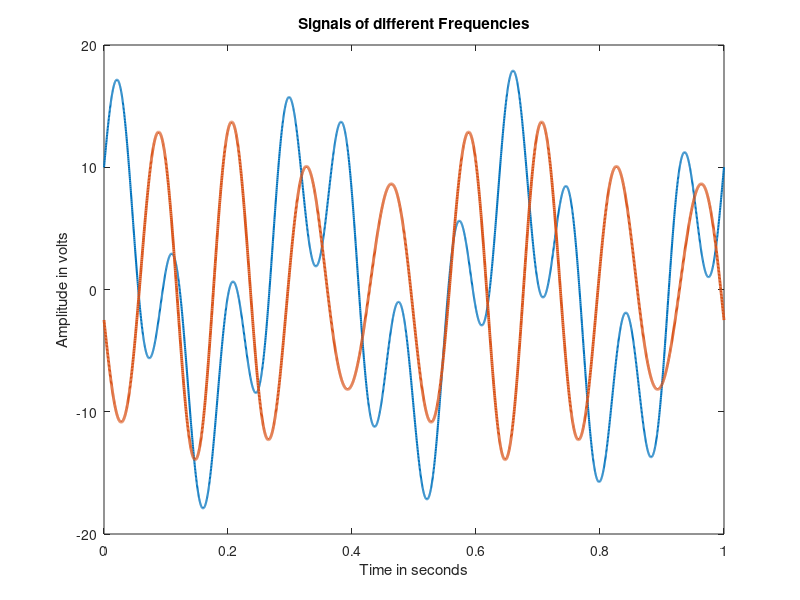

Recreate this plot in MATLAB.
A = 1;
B = 7;
C = 3;
D = 5;
E = 7;
F = 0;
G = 8;
H = 3;
A1 = D + H;
A2 = E + H;
A3 = F + H;
A4 = G + H;
f1 = G + H;
f2 = F + H;
f3 = E + H;
f4 = D + H;
fs = 4001;
t = 0:1/fs:1;
y1 = A1*sin(2*pi*f1*t) + A2*cos(2*pi*f2*t);
y2 = A3*sin((2*pi*f3*t)+(pi/2)) - A4*cos((2*pi*f4*t)-(pi/3));
plot(t,y1,'LineWidth',1.5)
hold on
plot(t,y2,'LineWidth',2)
hold off
xlabel('Time in seconds')
ylabel('Amplitude in volts')
title('Signals of different Frequencies')